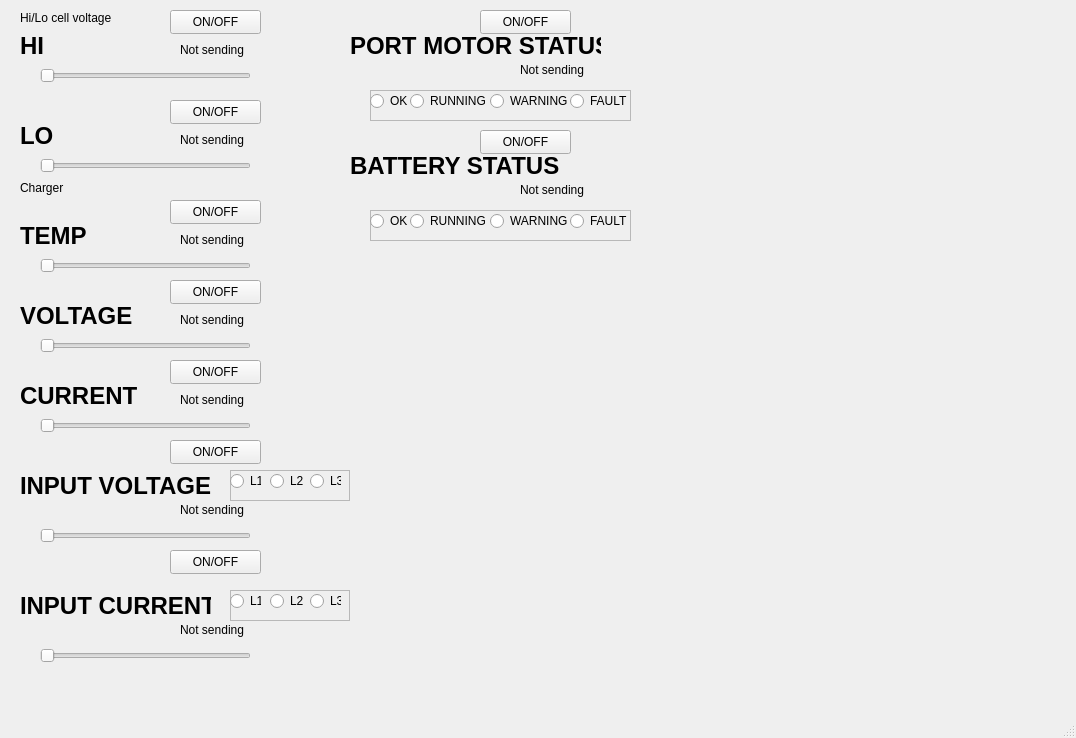
<?xml version="1.0" encoding="UTF-8"?>
<ui version="4.0">
 <class>MainWindow</class>
 <widget class="QMainWindow" name="MainWindow">
  <property name="geometry">
   <rect>
    <x>0</x>
    <y>0</y>
    <width>1076</width>
    <height>738</height>
   </rect>
  </property>
  <property name="windowTitle">
   <string>MainWindow</string>
  </property>
  <widget class="QWidget" name="centralwidget">
   <widget class="QSlider" name="speedSlider_17">
    <property name="geometry">
     <rect>
      <x>40</x>
      <y>150</y>
      <width>211</width>
      <height>31</height>
     </rect>
    </property>
    <property name="maximum">
     <number>2000</number>
    </property>
    <property name="orientation">
     <enum>Qt::Horizontal</enum>
    </property>
   </widget>
   <widget class="QPushButton" name="pushButton_11">
    <property name="geometry">
     <rect>
      <x>170</x>
      <y>10</y>
      <width>91</width>
      <height>24</height>
     </rect>
    </property>
    <property name="text">
     <string>ON/OFF</string>
    </property>
   </widget>
   <widget class="QLabel" name="label_34">
    <property name="geometry">
     <rect>
      <x>20</x>
      <y>120</y>
      <width>151</width>
      <height>31</height>
     </rect>
    </property>
    <property name="font">
     <font>
      <pointsize>18</pointsize>
      <bold>true</bold>
     </font>
    </property>
    <property name="text">
     <string>LO</string>
    </property>
   </widget>
   <widget class="QLabel" name="label_32">
    <property name="geometry">
     <rect>
      <x>20</x>
      <y>30</y>
      <width>151</width>
      <height>31</height>
     </rect>
    </property>
    <property name="font">
     <font>
      <pointsize>18</pointsize>
      <bold>true</bold>
     </font>
    </property>
    <property name="text">
     <string>HI</string>
    </property>
   </widget>
   <widget class="QLabel" name="PortBatInfoLabel_2">
    <property name="geometry">
     <rect>
      <x>180</x>
      <y>40</y>
      <width>151</width>
      <height>20</height>
     </rect>
    </property>
    <property name="text">
     <string>Not sending</string>
    </property>
   </widget>
   <widget class="QLabel" name="label_33">
    <property name="geometry">
     <rect>
      <x>20</x>
      <y>10</y>
      <width>141</width>
      <height>16</height>
     </rect>
    </property>
    <property name="text">
     <string>Hi/Lo cell voltage</string>
    </property>
   </widget>
   <widget class="QSlider" name="speedSlider_16">
    <property name="geometry">
     <rect>
      <x>40</x>
      <y>60</y>
      <width>211</width>
      <height>31</height>
     </rect>
    </property>
    <property name="maximum">
     <number>2000</number>
    </property>
    <property name="orientation">
     <enum>Qt::Horizontal</enum>
    </property>
   </widget>
   <widget class="QLabel" name="PortBatInfoLabel_3">
    <property name="geometry">
     <rect>
      <x>180</x>
      <y>130</y>
      <width>151</width>
      <height>20</height>
     </rect>
    </property>
    <property name="text">
     <string>Not sending</string>
    </property>
   </widget>
   <widget class="QPushButton" name="pushButton_12">
    <property name="geometry">
     <rect>
      <x>170</x>
      <y>100</y>
      <width>91</width>
      <height>24</height>
     </rect>
    </property>
    <property name="text">
     <string>ON/OFF</string>
    </property>
   </widget>
   <widget class="QLabel" name="PortBatInfoLabel_4">
    <property name="geometry">
     <rect>
      <x>180</x>
      <y>230</y>
      <width>151</width>
      <height>20</height>
     </rect>
    </property>
    <property name="text">
     <string>Not sending</string>
    </property>
   </widget>
   <widget class="QLabel" name="label_35">
    <property name="geometry">
     <rect>
      <x>20</x>
      <y>220</y>
      <width>151</width>
      <height>31</height>
     </rect>
    </property>
    <property name="font">
     <font>
      <pointsize>18</pointsize>
      <bold>true</bold>
     </font>
    </property>
    <property name="text">
     <string>TEMP</string>
    </property>
   </widget>
   <widget class="QPushButton" name="pushButton_13">
    <property name="geometry">
     <rect>
      <x>170</x>
      <y>200</y>
      <width>91</width>
      <height>24</height>
     </rect>
    </property>
    <property name="text">
     <string>ON/OFF</string>
    </property>
   </widget>
   <widget class="QSlider" name="speedSlider_18">
    <property name="geometry">
     <rect>
      <x>40</x>
      <y>250</y>
      <width>211</width>
      <height>31</height>
     </rect>
    </property>
    <property name="maximum">
     <number>2000</number>
    </property>
    <property name="orientation">
     <enum>Qt::Horizontal</enum>
    </property>
   </widget>
   <widget class="QLabel" name="label_36">
    <property name="geometry">
     <rect>
      <x>20</x>
      <y>180</y>
      <width>141</width>
      <height>16</height>
     </rect>
    </property>
    <property name="text">
     <string>Charger</string>
    </property>
   </widget>
   <widget class="QLabel" name="label_37">
    <property name="geometry">
     <rect>
      <x>20</x>
      <y>300</y>
      <width>151</width>
      <height>31</height>
     </rect>
    </property>
    <property name="font">
     <font>
      <pointsize>18</pointsize>
      <bold>true</bold>
     </font>
    </property>
    <property name="text">
     <string>VOLTAGE</string>
    </property>
   </widget>
   <widget class="QSlider" name="speedSlider_19">
    <property name="geometry">
     <rect>
      <x>40</x>
      <y>330</y>
      <width>211</width>
      <height>31</height>
     </rect>
    </property>
    <property name="maximum">
     <number>2000</number>
    </property>
    <property name="orientation">
     <enum>Qt::Horizontal</enum>
    </property>
   </widget>
   <widget class="QLabel" name="PortBatInfoLabel_5">
    <property name="geometry">
     <rect>
      <x>180</x>
      <y>310</y>
      <width>151</width>
      <height>20</height>
     </rect>
    </property>
    <property name="text">
     <string>Not sending</string>
    </property>
   </widget>
   <widget class="QPushButton" name="pushButton_14">
    <property name="geometry">
     <rect>
      <x>170</x>
      <y>280</y>
      <width>91</width>
      <height>24</height>
     </rect>
    </property>
    <property name="text">
     <string>ON/OFF</string>
    </property>
   </widget>
   <widget class="QPushButton" name="pushButton_15">
    <property name="geometry">
     <rect>
      <x>170</x>
      <y>360</y>
      <width>91</width>
      <height>24</height>
     </rect>
    </property>
    <property name="text">
     <string>ON/OFF</string>
    </property>
   </widget>
   <widget class="QSlider" name="speedSlider_20">
    <property name="geometry">
     <rect>
      <x>40</x>
      <y>410</y>
      <width>211</width>
      <height>31</height>
     </rect>
    </property>
    <property name="maximum">
     <number>2000</number>
    </property>
    <property name="orientation">
     <enum>Qt::Horizontal</enum>
    </property>
   </widget>
   <widget class="QLabel" name="label_38">
    <property name="geometry">
     <rect>
      <x>20</x>
      <y>380</y>
      <width>151</width>
      <height>31</height>
     </rect>
    </property>
    <property name="font">
     <font>
      <pointsize>18</pointsize>
      <bold>true</bold>
     </font>
    </property>
    <property name="text">
     <string>CURRENT</string>
    </property>
   </widget>
   <widget class="QLabel" name="PortBatInfoLabel_6">
    <property name="geometry">
     <rect>
      <x>180</x>
      <y>390</y>
      <width>151</width>
      <height>20</height>
     </rect>
    </property>
    <property name="text">
     <string>Not sending</string>
    </property>
   </widget>
   <widget class="QSlider" name="speedSlider_21">
    <property name="geometry">
     <rect>
      <x>40</x>
      <y>520</y>
      <width>211</width>
      <height>31</height>
     </rect>
    </property>
    <property name="maximum">
     <number>2000</number>
    </property>
    <property name="orientation">
     <enum>Qt::Horizontal</enum>
    </property>
   </widget>
   <widget class="QLabel" name="label_39">
    <property name="geometry">
     <rect>
      <x>20</x>
      <y>470</y>
      <width>191</width>
      <height>31</height>
     </rect>
    </property>
    <property name="font">
     <font>
      <pointsize>18</pointsize>
      <bold>true</bold>
     </font>
    </property>
    <property name="text">
     <string>INPUT VOLTAGE</string>
    </property>
   </widget>
   <widget class="QLabel" name="PortBatInfoLabel_7">
    <property name="geometry">
     <rect>
      <x>180</x>
      <y>500</y>
      <width>151</width>
      <height>20</height>
     </rect>
    </property>
    <property name="text">
     <string>Not sending</string>
    </property>
   </widget>
   <widget class="QPushButton" name="pushButton_16">
    <property name="geometry">
     <rect>
      <x>170</x>
      <y>440</y>
      <width>91</width>
      <height>24</height>
     </rect>
    </property>
    <property name="text">
     <string>ON/OFF</string>
    </property>
   </widget>
   <widget class="QFrame" name="frame">
    <property name="geometry">
     <rect>
      <x>230</x>
      <y>470</y>
      <width>120</width>
      <height>31</height>
     </rect>
    </property>
    <property name="frameShape">
     <enum>QFrame::StyledPanel</enum>
    </property>
    <property name="frameShadow">
     <enum>QFrame::Raised</enum>
    </property>
    <widget class="QRadioButton" name="radioButton">
     <property name="geometry">
      <rect>
       <x>0</x>
       <y>0</y>
       <width>31</width>
       <height>22</height>
      </rect>
     </property>
     <property name="text">
      <string>L1</string>
     </property>
    </widget>
    <widget class="QRadioButton" name="radioButton_3">
     <property name="geometry">
      <rect>
       <x>80</x>
       <y>0</y>
       <width>31</width>
       <height>22</height>
      </rect>
     </property>
     <property name="text">
      <string>L3</string>
     </property>
    </widget>
    <widget class="QRadioButton" name="radioButton_2">
     <property name="geometry">
      <rect>
       <x>40</x>
       <y>0</y>
       <width>41</width>
       <height>22</height>
      </rect>
     </property>
     <property name="text">
      <string>L2</string>
     </property>
    </widget>
   </widget>
   <widget class="QFrame" name="frame_2">
    <property name="geometry">
     <rect>
      <x>230</x>
      <y>590</y>
      <width>120</width>
      <height>31</height>
     </rect>
    </property>
    <property name="frameShape">
     <enum>QFrame::StyledPanel</enum>
    </property>
    <property name="frameShadow">
     <enum>QFrame::Raised</enum>
    </property>
    <widget class="QRadioButton" name="radioButton_4">
     <property name="geometry">
      <rect>
       <x>0</x>
       <y>0</y>
       <width>31</width>
       <height>22</height>
      </rect>
     </property>
     <property name="text">
      <string>L1</string>
     </property>
    </widget>
    <widget class="QRadioButton" name="radioButton_5">
     <property name="geometry">
      <rect>
       <x>80</x>
       <y>0</y>
       <width>31</width>
       <height>22</height>
      </rect>
     </property>
     <property name="text">
      <string>L3</string>
     </property>
    </widget>
    <widget class="QRadioButton" name="radioButton_6">
     <property name="geometry">
      <rect>
       <x>40</x>
       <y>0</y>
       <width>41</width>
       <height>22</height>
      </rect>
     </property>
     <property name="text">
      <string>L2</string>
     </property>
    </widget>
   </widget>
   <widget class="QSlider" name="speedSlider_22">
    <property name="geometry">
     <rect>
      <x>40</x>
      <y>640</y>
      <width>211</width>
      <height>31</height>
     </rect>
    </property>
    <property name="maximum">
     <number>2000</number>
    </property>
    <property name="orientation">
     <enum>Qt::Horizontal</enum>
    </property>
   </widget>
   <widget class="QLabel" name="PortBatInfoLabel_8">
    <property name="geometry">
     <rect>
      <x>180</x>
      <y>620</y>
      <width>151</width>
      <height>20</height>
     </rect>
    </property>
    <property name="text">
     <string>Not sending</string>
    </property>
   </widget>
   <widget class="QLabel" name="label_40">
    <property name="geometry">
     <rect>
      <x>20</x>
      <y>590</y>
      <width>191</width>
      <height>31</height>
     </rect>
    </property>
    <property name="font">
     <font>
      <pointsize>18</pointsize>
      <bold>true</bold>
     </font>
    </property>
    <property name="text">
     <string>INPUT CURRENT</string>
    </property>
   </widget>
   <widget class="QPushButton" name="pushButton_17">
    <property name="geometry">
     <rect>
      <x>170</x>
      <y>550</y>
      <width>91</width>
      <height>24</height>
     </rect>
    </property>
    <property name="text">
     <string>ON/OFF</string>
    </property>
   </widget>
   <widget class="QFrame" name="frame_3">
    <property name="geometry">
     <rect>
      <x>370</x>
      <y>90</y>
      <width>261</width>
      <height>31</height>
     </rect>
    </property>
    <property name="frameShape">
     <enum>QFrame::StyledPanel</enum>
    </property>
    <property name="frameShadow">
     <enum>QFrame::Raised</enum>
    </property>
    <widget class="QRadioButton" name="radioButton_7">
     <property name="geometry">
      <rect>
       <x>0</x>
       <y>0</y>
       <width>51</width>
       <height>22</height>
      </rect>
     </property>
     <property name="text">
      <string>OK</string>
     </property>
    </widget>
    <widget class="QRadioButton" name="radioButton_8">
     <property name="geometry">
      <rect>
       <x>40</x>
       <y>0</y>
       <width>81</width>
       <height>22</height>
      </rect>
     </property>
     <property name="text">
      <string>RUNNING</string>
     </property>
    </widget>
    <widget class="QRadioButton" name="radioButton_9">
     <property name="geometry">
      <rect>
       <x>120</x>
       <y>0</y>
       <width>81</width>
       <height>22</height>
      </rect>
     </property>
     <property name="text">
      <string>WARNING</string>
     </property>
    </widget>
    <widget class="QRadioButton" name="radioButton_13">
     <property name="geometry">
      <rect>
       <x>200</x>
       <y>0</y>
       <width>61</width>
       <height>22</height>
      </rect>
     </property>
     <property name="text">
      <string>FAULT</string>
     </property>
    </widget>
   </widget>
   <widget class="QLabel" name="label_41">
    <property name="geometry">
     <rect>
      <x>350</x>
      <y>30</y>
      <width>251</width>
      <height>31</height>
     </rect>
    </property>
    <property name="font">
     <font>
      <pointsize>18</pointsize>
      <bold>true</bold>
     </font>
    </property>
    <property name="text">
     <string>PORT MOTOR STATUS</string>
    </property>
   </widget>
   <widget class="QLabel" name="PortBatInfoLabel_9">
    <property name="geometry">
     <rect>
      <x>520</x>
      <y>60</y>
      <width>151</width>
      <height>20</height>
     </rect>
    </property>
    <property name="text">
     <string>Not sending</string>
    </property>
   </widget>
   <widget class="QPushButton" name="pushButton_18">
    <property name="geometry">
     <rect>
      <x>480</x>
      <y>10</y>
      <width>91</width>
      <height>24</height>
     </rect>
    </property>
    <property name="text">
     <string>ON/OFF</string>
    </property>
   </widget>
   <widget class="QFrame" name="frame_4">
    <property name="geometry">
     <rect>
      <x>370</x>
      <y>210</y>
      <width>261</width>
      <height>31</height>
     </rect>
    </property>
    <property name="frameShape">
     <enum>QFrame::StyledPanel</enum>
    </property>
    <property name="frameShadow">
     <enum>QFrame::Raised</enum>
    </property>
    <widget class="QRadioButton" name="radioButton_14">
     <property name="geometry">
      <rect>
       <x>0</x>
       <y>0</y>
       <width>51</width>
       <height>22</height>
      </rect>
     </property>
     <property name="text">
      <string>OK</string>
     </property>
    </widget>
    <widget class="QRadioButton" name="radioButton_15">
     <property name="geometry">
      <rect>
       <x>40</x>
       <y>0</y>
       <width>81</width>
       <height>22</height>
      </rect>
     </property>
     <property name="text">
      <string>RUNNING</string>
     </property>
    </widget>
    <widget class="QRadioButton" name="radioButton_16">
     <property name="geometry">
      <rect>
       <x>120</x>
       <y>0</y>
       <width>81</width>
       <height>22</height>
      </rect>
     </property>
     <property name="text">
      <string>WARNING</string>
     </property>
    </widget>
    <widget class="QRadioButton" name="radioButton_17">
     <property name="geometry">
      <rect>
       <x>200</x>
       <y>0</y>
       <width>61</width>
       <height>22</height>
      </rect>
     </property>
     <property name="text">
      <string>FAULT</string>
     </property>
    </widget>
   </widget>
   <widget class="QLabel" name="PortBatInfoLabel_10">
    <property name="geometry">
     <rect>
      <x>520</x>
      <y>180</y>
      <width>151</width>
      <height>20</height>
     </rect>
    </property>
    <property name="text">
     <string>Not sending</string>
    </property>
   </widget>
   <widget class="QPushButton" name="pushButton_19">
    <property name="geometry">
     <rect>
      <x>480</x>
      <y>130</y>
      <width>91</width>
      <height>24</height>
     </rect>
    </property>
    <property name="text">
     <string>ON/OFF</string>
    </property>
   </widget>
   <widget class="QLabel" name="label_42">
    <property name="geometry">
     <rect>
      <x>350</x>
      <y>150</y>
      <width>251</width>
      <height>31</height>
     </rect>
    </property>
    <property name="font">
     <font>
      <pointsize>18</pointsize>
      <bold>true</bold>
     </font>
    </property>
    <property name="text">
     <string>BATTERY STATUS</string>
    </property>
   </widget>
  </widget>
  <widget class="QMenuBar" name="menubar">
   <property name="geometry">
    <rect>
     <x>0</x>
     <y>0</y>
     <width>1076</width>
     <height>21</height>
    </rect>
   </property>
  </widget>
  <widget class="QStatusBar" name="statusbar"/>
 </widget>
 <resources/>
 <connections/>
</ui>
